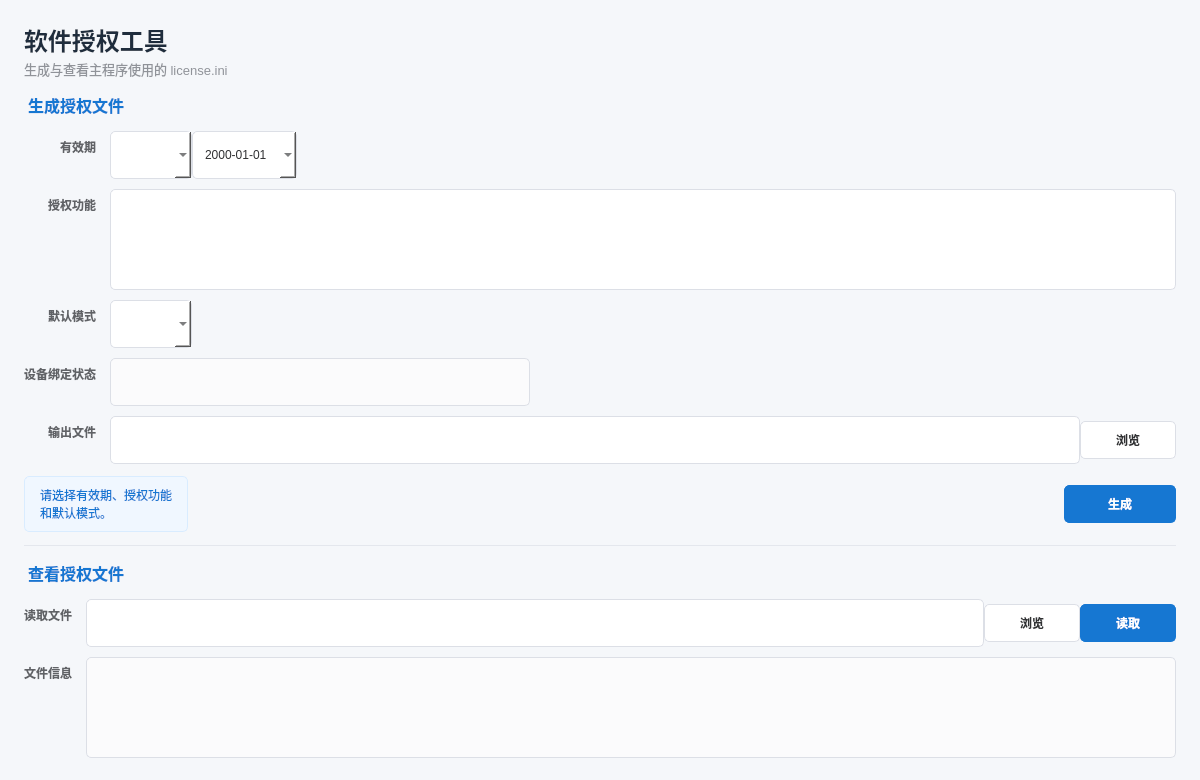
<?xml version="1.0" encoding="UTF-8"?>
<ui version="4.0">
 <class>Widget</class>
 <widget class="QWidget" name="Widget">
  <property name="geometry">
   <rect>
    <x>0</x>
    <y>0</y>
    <width>1200</width>
    <height>780</height>
   </rect>
  </property>
  <property name="minimumSize">
   <size>
    <width>720</width>
    <height>700</height>
   </size>
  </property>
  <property name="windowTitle">
   <string>软件授权工具</string>
  </property>
  <property name="styleSheet">
   <string notr="true">QWidget#Widget {
    background-color: #f5f7fa;
    color: #303133;
    font-family: &quot;Microsoft YaHei&quot;, &quot;Segoe UI&quot;, sans-serif;
    font-size: 14px;
}

QLabel { background: transparent; }
QLabel#titleLabel { color: #1f2d3d; font-size: 24px; font-weight: 700; }
QLabel#subtitleLabel { color: #909399; font-size: 13px; }
QLabel#generateSectionLabel, QLabel#readSectionLabel {
    color: #1677d2; font-size: 16px; font-weight: 700; padding: 2px 0;
}
QLabel#expiresLabel, QLabel#featuresLabel, QLabel#defaultModeLabel,
QLabel#deviceBindingLabel, QLabel#outputLabel, QLabel#datLabel,
QLabel#licenseInfoLabel { color: #606266; font-weight: 600; }

QLineEdit, QDateEdit, QComboBox, QListWidget, QTextEdit {
    min-height: 36px;
    background-color: #ffffff;
    color: #303133;
    border: 1px solid #dcdfe6;
    border-radius: 5px;
    padding: 5px 10px;
    selection-background-color: #409eff;
    selection-color: #ffffff;
}
QLineEdit:focus, QDateEdit:focus, QComboBox:focus,
QListWidget:focus, QTextEdit:focus { border-color: #409eff; }
QLineEdit:read-only, QTextEdit:read-only { background-color: #fbfbfc; }

QPushButton {
    min-height: 36px;
    background-color: #ffffff;
    color: #303133;
    border: 1px solid #dcdfe6;
    border-radius: 5px;
    padding: 0 16px;
    font-weight: 600;
}
QPushButton:hover { background-color: #ecf5ff; border-color: #409eff; color: #1677d2; }
QPushButton:pressed { background-color: #d9ecff; border-color: #1677d2; }
QPushButton#generateButton, QPushButton#readDatButton {
    background-color: #1677d2; color: #ffffff; border-color: #1677d2;
}
QPushButton#generateButton:hover, QPushButton#readDatButton:hover {
    background-color: #409eff; color: #ffffff; border-color: #409eff;
}
QPushButton#generateButton:pressed, QPushButton#readDatButton:pressed {
    background-color: #0f5fae; border-color: #0f5fae;
}
QLabel#statusLabel {
    color: #1677d2; background-color: #f0f7ff; border: 1px solid #d9ecff;
    border-radius: 5px; padding: 9px 12px;
}
QFrame#line { color: #e4e7ed; }</string>
  </property>
  <layout class="QVBoxLayout" name="verticalLayout">
   <property name="spacing"><number>12</number></property>
   <property name="leftMargin"><number>24</number></property>
   <property name="topMargin"><number>22</number></property>
   <property name="rightMargin"><number>24</number></property>
   <property name="bottomMargin"><number>22</number></property>
   <item>
    <layout class="QVBoxLayout" name="headerLayout">
     <property name="spacing"><number>2</number></property>
     <item><widget class="QLabel" name="titleLabel"><property name="text"><string>软件授权工具</string></property></widget></item>
     <item><widget class="QLabel" name="subtitleLabel"><property name="text"><string>生成与查看主程序使用的 license.ini</string></property></widget></item>
    </layout>
   </item>
   <item><widget class="QLabel" name="generateSectionLabel"><property name="text"><string>生成授权文件</string></property></widget></item>
   <item>
    <layout class="QFormLayout" name="formLayout">
     <property name="fieldGrowthPolicy"><enum>QFormLayout::ExpandingFieldsGrow</enum></property>
     <property name="labelAlignment"><set>Qt::AlignRight|Qt::AlignTrailing|Qt::AlignVCenter</set></property>
     <property name="horizontalSpacing"><number>14</number></property>
     <property name="verticalSpacing"><number>10</number></property>
     <item row="0" column="0"><widget class="QLabel" name="expiresLabel"><property name="text"><string>有效期</string></property></widget></item>
     <item row="0" column="1">
      <layout class="QHBoxLayout" name="expiresLayout">
       <item><widget class="QComboBox" name="expiresTypeComboBox"><property name="maximumSize"><size><width>180</width><height>16777215</height></size></property></widget></item>
       <item><widget class="QDateEdit" name="expiresEdit"><property name="maximumSize"><size><width>240</width><height>16777215</height></size></property><property name="displayFormat"><string>yyyy-MM-dd</string></property><property name="calendarPopup"><bool>true</bool></property></widget></item>
       <item><spacer name="expiresSpacer"><property name="orientation"><enum>Qt::Horizontal</enum></property><property name="sizeHint" stdset="0"><size><width>40</width><height>20</height></size></property></spacer></item>
      </layout>
     </item>
     <item row="1" column="0"><widget class="QLabel" name="featuresLabel"><property name="text"><string>授权功能</string></property></widget></item>
     <item row="1" column="1"><widget class="QListWidget" name="featuresListWidget"><property name="minimumSize"><size><width>0</width><height>130</height></size></property></widget></item>
     <item row="2" column="0"><widget class="QLabel" name="defaultModeLabel"><property name="text"><string>默认模式</string></property></widget></item>
     <item row="2" column="1"><widget class="QComboBox" name="defaultModeComboBox"><property name="maximumSize"><size><width>420</width><height>16777215</height></size></property></widget></item>
     <item row="3" column="0"><widget class="QLabel" name="deviceBindingLabel"><property name="text"><string>设备绑定状态</string></property></widget></item>
     <item row="3" column="1"><widget class="QLineEdit" name="deviceBindingEdit"><property name="maximumSize"><size><width>420</width><height>16777215</height></size></property><property name="readOnly"><bool>true</bool></property></widget></item>
     <item row="4" column="0"><widget class="QLabel" name="outputLabel"><property name="text"><string>输出文件</string></property></widget></item>
     <item row="4" column="1">
      <layout class="QHBoxLayout" name="outputLayout">
       <item><widget class="QLineEdit" name="outputEdit"/></item>
       <item><widget class="QPushButton" name="browseOutputButton"><property name="minimumSize"><size><width>96</width><height>38</height></size></property><property name="text"><string>浏览</string></property></widget></item>
      </layout>
     </item>
    </layout>
   </item>
   <item>
    <layout class="QHBoxLayout" name="actionLayout">
     <item><widget class="QLabel" name="statusLabel"><property name="minimumSize"><size><width>0</width><height>38</height></size></property><property name="text"><string>请选择有效期、授权功能和默认模式。</string></property><property name="wordWrap"><bool>true</bool></property></widget></item>
     <item><spacer name="horizontalSpacer"><property name="orientation"><enum>Qt::Horizontal</enum></property><property name="sizeHint" stdset="0"><size><width>40</width><height>20</height></size></property></spacer></item>
     <item><widget class="QPushButton" name="generateButton"><property name="minimumSize"><size><width>112</width><height>38</height></size></property><property name="text"><string>生成</string></property></widget></item>
    </layout>
   </item>
   <item><widget class="QFrame" name="line"><property name="frameShape"><enum>QFrame::HLine</enum></property><property name="frameShadow"><enum>QFrame::Plain</enum></property></widget></item>
   <item><widget class="QLabel" name="readSectionLabel"><property name="text"><string>查看授权文件</string></property></widget></item>
   <item>
    <layout class="QFormLayout" name="readFormLayout">
     <property name="fieldGrowthPolicy"><enum>QFormLayout::ExpandingFieldsGrow</enum></property>
     <property name="labelAlignment"><set>Qt::AlignRight|Qt::AlignTop|Qt::AlignTrailing</set></property>
     <property name="horizontalSpacing"><number>14</number></property>
     <property name="verticalSpacing"><number>10</number></property>
     <item row="0" column="0"><widget class="QLabel" name="datLabel"><property name="text"><string>读取文件</string></property></widget></item>
     <item row="0" column="1">
      <layout class="QHBoxLayout" name="datLayout">
       <item><widget class="QLineEdit" name="datEdit"/></item>
       <item><widget class="QPushButton" name="browseDatButton"><property name="minimumSize"><size><width>96</width><height>38</height></size></property><property name="text"><string>浏览</string></property></widget></item>
       <item><widget class="QPushButton" name="readDatButton"><property name="minimumSize"><size><width>96</width><height>38</height></size></property><property name="text"><string>读取</string></property></widget></item>
      </layout>
     </item>
     <item row="1" column="0"><widget class="QLabel" name="licenseInfoLabel"><property name="text"><string>文件信息</string></property></widget></item>
     <item row="1" column="1"><widget class="QTextEdit" name="licenseInfoEdit"><property name="minimumSize"><size><width>0</width><height>100</height></size></property><property name="readOnly"><bool>true</bool></property></widget></item>
    </layout>
   </item>
  </layout>
 </widget>
 <resources/>
 <connections/>
</ui>
